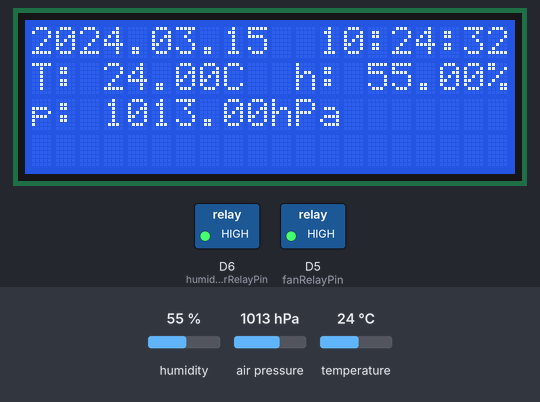
Simulated run of this sketch. Board: ESP8266 (NodeMCU). On the bench: 20×4 character LCD, switched loads named in the sketch (green lamp = pin HIGH). Inputs (shaded band) come from the test bench; at power-on: humidity 55 %, temperature 24 °C, air pressure 1013 hPa. WiFi joins after 1.5 s; servers stay silent unless stated; the local clock reads 2024-03-15 10:24:30 at power-on unless the sketch sets it; not simulated (calls return 0 or success): AuthOTA.h; what the sketch prints to the serial monitor is not drawn.

Above: at 2.7 s.
2.8 s: humidity set to 32 %
At 8.4 s:
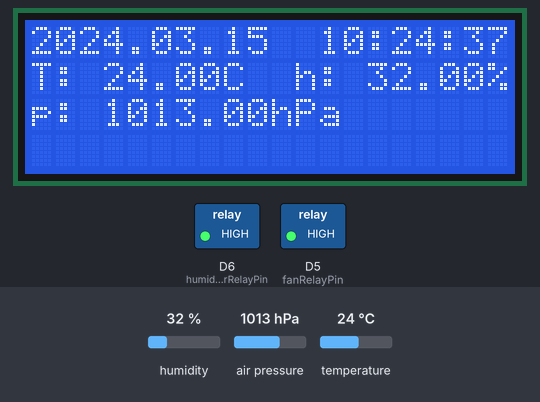
9.5 s: humidity set to 29 %
At 14.4 s:
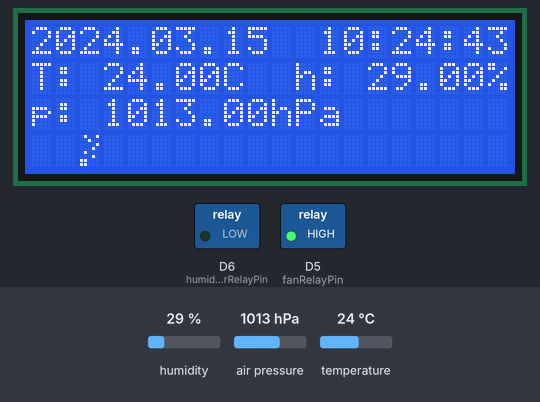
18.1 s: temperature set to 24.5 °C
At 20.3 s:
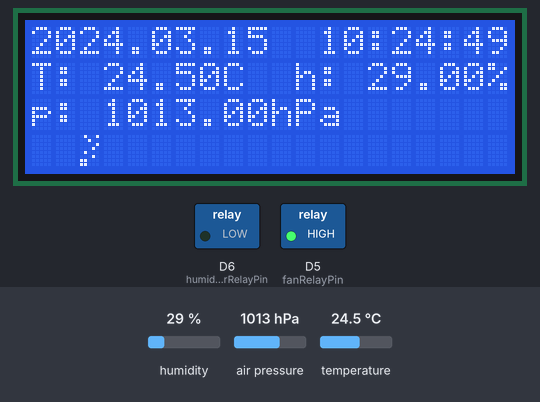
24.8 s: temperature set to 25.4 °C
At 26.4 s:
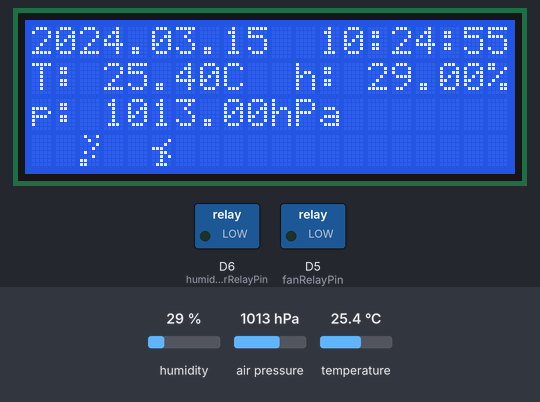
31.5 s: humidity set to 58 %
At 32.4 s:
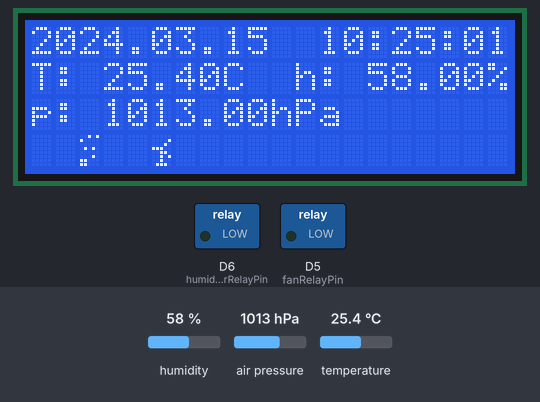
38.2 s: humidity set to 61 %
At 44.4 s:
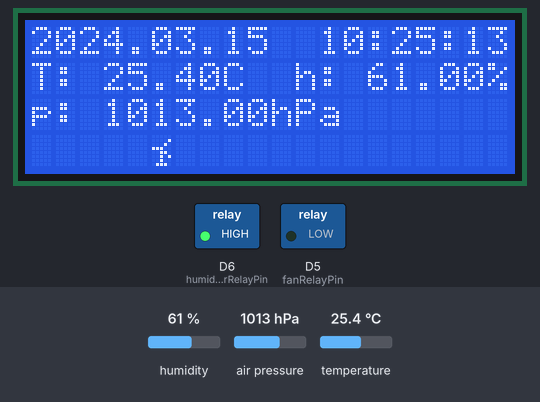
Timing chart, 0 to 45.9 s (numbered marks = the images above; inputs shaded):
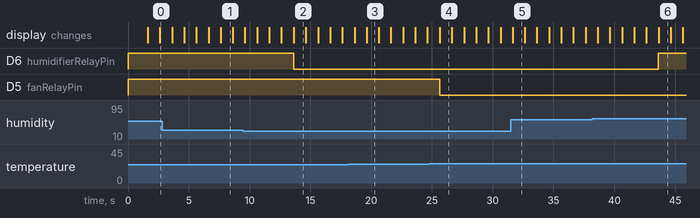

The sketch:

weather-station.ino
```cpp
// Over The Air upload related
#include <ESP8266WiFi.h>
#include <ESP8266mDNS.h>
#include <WiFiUdp.h>
#include <ArduinoOTA.h>
#include "AuthOTA.h"
#include "Animation.h"

// I2C related
#include <Wire.h>
#include <RTClib.h>
#include <Adafruit_Sensor.h>
#include <Adafruit_BME280.h>
#include <LiquidCrystal_I2C.h>

// Instance creation
RTC_DS1307 rtc;
Adafruit_BME280 bme;
LiquidCrystal_I2C lcd(0x27, 20, 4);

// Global variables
#define SERIAL_PRINT 100000
#define I2C_PRINT 100001
bool rtcRunning = true;
bool bmeRunning = true;
int refresh_time = 1000; //ms
int samplingCycle = 5;
int actCycle = samplingCycle;
float temperature = 0.0;
float pressure = 0.0;
float humidity = 0.0;
byte humidifierRelayPin = D6;
float humidityThresholdLow = 30.0;
float humidityThresholdHigh = 60.0;
byte fanRelayPin = D5;
float temperatureThresholdLow = 22.0;
float temperatureThresholdHigh = 25.0;


void setup() {
  Serial.begin(115200);
  Serial.println("Booting");
  Wire.begin(D2, D1); // D1 - SCL, D2 - SDA

  InitRelay(humidifierRelayPin);
  InitRelay(fanRelayPin);

  InitWifi();
  InitOTA();

  InitRtc();
  InitBmeSensor();
  InitLcd();

  Serial.println("Ready");
  Serial.print("IP address: ");
  Serial.println(WiFi.localIP());
}

void loop() {
  long startTime = millis();

  if (rtcRunning) {
    DateTime now = rtc.now();
    PrintDateTime(now);
  }

  if (bmeRunning) {
    if (actCycle == samplingCycle) {
      ReadSensorData();
    }
    PrintSensorData();
  }

  if (humidity <= humidityThresholdLow) {
    ActivateRelay(humidifierRelayPin);

    byte humAnimId = 0;
    LcdAnimation(humAnimId, 2, 3, humAnim, actCycle);
  }
  else if (humidity >= humidityThresholdHigh && digitalRead(humidifierRelayPin) == LOW) {
    DeactivateRelay(humidifierRelayPin);
    CleanupLcd(2, 3);
  }

  if (temperature >= temperatureThresholdHigh) {
    ActivateRelay(fanRelayPin);

    byte fanAnimId = 1;
    LcdAnimation(fanAnimId, 5, 3, fanAnim, actCycle % 3);
  }
  else if (temperature <= temperatureThresholdLow && digitalRead(fanRelayPin) == LOW) {
    DeactivateRelay(fanRelayPin);
    CleanupLcd(5, 3);
  }

  ArduinoOTA.handle();
  SetActCycle();
  delay(startTime + refresh_time - millis());
}

// Formatted print for showing data as "Prop: ValueUnit"
void FormattedDataPrint(String prop, float value, String valUnit, int printMode) {
  String dataString = prop + ": " + value + valUnit;
  PrintData(dataString, printMode);
}

// Formatted print for showing date as "YYYY.MM.DD"
void DatePrint(DateTime actDateTime, int printMode) {
  String dataString = String(actDateTime.year(), DEC) + "." + TwoDigitFormatter(actDateTime.month()) + "." + TwoDigitFormatter(actDateTime.day());
  PrintData(dataString, printMode);
}

// Formatted print for showing time as "HH:MM:SS"
void TimePrint(DateTime actDateTime, int printMode) {
  String dataString = TwoDigitFormatter(actDateTime.hour()) + ":" + TwoDigitFormatter(actDateTime.minute()) + ":" + TwoDigitFormatter(actDateTime.second());
  PrintData(dataString, printMode);
}

String TwoDigitFormatter(int value) {
  return value < 10 ? "0" + String(value) : String(value);
}

void PrintData(String dataString, int printMode) {
  if (printMode == SERIAL_PRINT) {
    Serial.println(dataString);
  }
  else if (printMode == I2C_PRINT) {
    lcd.print(dataString);
  }
}

void InitRelay(byte relayPin) {
  pinMode(relayPin, OUTPUT);
  digitalWrite(relayPin, HIGH);
}

void InitRtc() {
  rtc.begin();
  if (!rtc.isrunning()) {
    Serial.println("RTC is NOT running!");
    rtcRunning = false;
    rtc.adjust(DateTime(__DATE__, __TIME__));
  }
}

void InitBmeSensor() {
  if (!bme.begin(0x76)) {
    Serial.println("Could not find BME280 sensor!");
    bmeRunning = false;
  }
}

void InitLcd() {
  lcd.init();
  lcd.backlight();
}

void InitWifi() {
  WiFi.mode(WIFI_STA);
  WiFi.begin(WIFI_SSID, WIFI_PASSWORD);

  while (WiFi.waitForConnectResult() != WL_CONNECTED) {
    Serial.println("Connection Failed! Rebooting...");
    delay(5000);
    ESP.restart();
  }
}

void InitOTA() {
  ArduinoOTA.setHostname(HOST_NAME);
  ArduinoOTA.setPassword(HOST_PASSWORD);

  ArduinoOTA.onStart([]() {
    String type;
    if (ArduinoOTA.getCommand() == U_FLASH) {
      type = "sketch";
    } else { // U_FS
      type = "filesystem";
    }

    Serial.println("Start updating " + type);
  });

  ArduinoOTA.onEnd([]() {
    Serial.println("\nEnd");
  });

  ArduinoOTA.onProgress([](unsigned int progress, unsigned int total) {
    Serial.printf("Progress: %u%%\r", (progress / (total / 100)));
  });

  ArduinoOTA.onError([](ota_error_t error) {
    Serial.printf("Error[%u]: ", error);
    if (error == OTA_AUTH_ERROR) {
      Serial.println("Auth Failed");
    } else if (error == OTA_BEGIN_ERROR) {
      Serial.println("Begin Failed");
    } else if (error == OTA_CONNECT_ERROR) {
      Serial.println("Connect Failed");
    } else if (error == OTA_RECEIVE_ERROR) {
      Serial.println("Receive Failed");
    } else if (error == OTA_END_ERROR) {
      Serial.println("End Failed");
    }
  });

  ArduinoOTA.begin();
}

void PrintDateTime(DateTime now) {
  DatePrint(now, SERIAL_PRINT);
  TimePrint(now, SERIAL_PRINT);
  lcd.setCursor(0, 0);
  DatePrint(now, I2C_PRINT);
  lcd.print("  ");
  TimePrint(now, I2C_PRINT);
}

void ReadSensorData() {
  temperature = bme.readTemperature();
  pressure = bme.readPressure() / 100.0F;
  humidity = bme.readHumidity();
}

void PrintSensorData() {
  FormattedDataPrint("Temperature", temperature, "C", SERIAL_PRINT);
  FormattedDataPrint("Pressure", pressure, "hPa", SERIAL_PRINT);
  FormattedDataPrint("Humidity", humidity, "%", SERIAL_PRINT);
  Serial.println("----------------------------");
  lcd.setCursor(0, 1);
  FormattedDataPrint("T", temperature, "C", I2C_PRINT);
  lcd.print("  ");
  FormattedDataPrint("h", humidity, "%", I2C_PRINT);
  lcd.setCursor(0, 2);
  FormattedDataPrint("p", pressure, "hPa", I2C_PRINT);
  lcd.print(" ");
}

void ActivateRelay(byte relayPin) {
  if (digitalRead(relayPin) == HIGH) {
    digitalWrite(relayPin, LOW);
  }
}

void DeactivateRelay(byte relayPin) {
  digitalWrite(relayPin, HIGH);
}

void LcdAnimation(byte animId, byte col, byte row, byte anim[][8], byte animIdx) {
  lcd.createChar(animId, anim[animIdx]);
  lcd.setCursor(col, row);
  lcd.write(animId);
}

void CleanupLcd(byte col, byte row) {
  lcd.setCursor(col, row);
  lcd.print(" ");
}

void SetActCycle() {
  if (actCycle == samplingCycle) {
    actCycle = 0;
  }
  else {
    actCycle++;
  }
}
```

Animation.h
```cpp
byte humAnim[][8] = {
  {
    B00000,
    B00000,
    B00000,
    B00000,
    B00000,
    B00000,
    B11000,
    B11000
  },
  {
    B00000,
    B00000,
    B00000,
    B01000,
    B00000,
    B00100,
    B11000,
    B11000
  },
  {
    B00000,
    B00000,
    B00000,
    B00100,
    B01000,
    B00010,
    B11000,
    B11000
  },
  {
    B00000,
    B00000,
    B01010,
    B00000,
    B00100,
    B00000,
    B11010,
    B11000
  },
  {
    B00101,
    B10000,
    B00000,
    B01010,
    B00000,
    B00010,
    B11000,
    B11000
  },
  {
    B01001,
    B00100,
    B00001,
    B00010,
    B01000,
    B00010,
    B11000,
    B11000
  }
};

byte fanAnim[][8] = {
  {
    B00000,
    B00100,
    B00100,
    B00100,
    B01110,
    B10101,
    B00100,
    B01110
  },
  {
    B00000,
    B10000,
    B01000,
    B00111,
    B01100,
    B10100,
    B00100,
    B01110
  },
  {
    B00000,
    B00001,
    B00010,
    B11100,
    B00110,
    B00101,
    B00100,
    B01110
  }
};
```

Measured:
- the behaviour switches between 31 and 30 % on humidity (found by bisection; images 1 and 2)
- the behaviour switches between 24.9 and 25 °C on temperature (found by bisection; images 3 and 4)
- the behaviour switches between 59 and 60 % on humidity (found by bisection; images 5 and 6)
- after the input at 9.5 s, D6 (humidifierRelayPin): HIGH → LOW after 4.1 s; the display: first differs from a run without the input after 4.1 s (image 2)
- after the input at 24.8 s, D5 (fanRelayPin): HIGH → LOW after 0.84 s; the display: changes after 0.85 s (image 4)
- after the input at 38.2 s, D6 (humidifierRelayPin): LOW → HIGH after 5.4 s; the display: first differs from a run without the input after 5.4 s (image 6)
- what the display in image 2 shows lasts 1.0 s, from 13.6 s to 14.6 s
